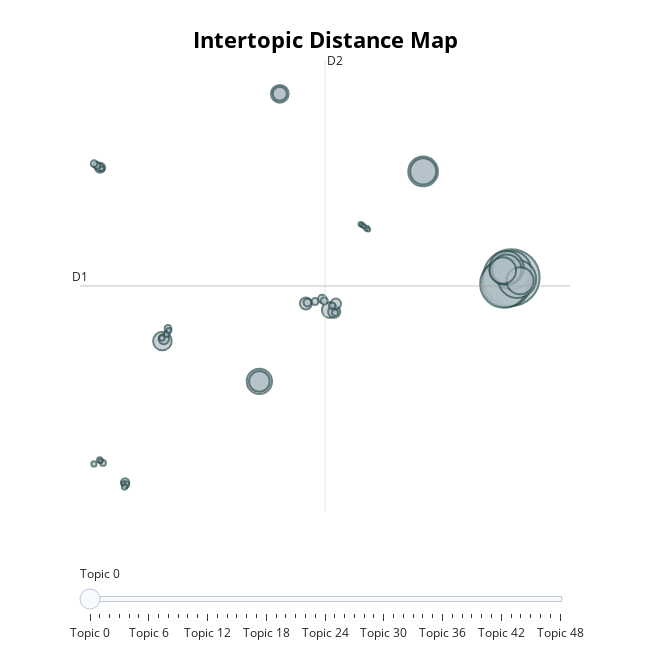

The cell this chart's notebook holds for it:
### Code cell
topic_model.visualize_topics()

### Figure 1 — Plotly figure (JSON) as saved in the notebook; plotly's stock layout.template omitted (floating-point values rounded to 4 significant figures; data arrays with more than 128 entries replaced by an {"elided": "..."} marker saying what was removed)
{"data": [{"customdata": {"elided": "49x3 mixed values"}, "hovertemplate": "<b>Topic %{customdata[0]}</b><br>%{customdata[1]}<br>Size: %{customdata[2]}", "legendgroup": "", "marker": {"color": "#B0BEC5", "size": [13666, 10266, 9822, 6251, 6152, 4976, 3777, 3679, 3143, 3016, 2904, 2726, 1813, 1483, 1336, 1039, 857, 636, 610, 467, 458, 436, 297, 289, 256, 254, 218, 207, 203, 195, 192, 177, 177, 174, 147, 144, 135, 134, 130, 117, 109, 103, 91, 86, 73, 69, 68, 66, 62], "sizemode": "area", "sizeref": 8.541, "symbol": "circle", "line": {"color": "DarkSlateGrey", "width": 2}}, "mode": "markers", "name": "", "orientation": "v", "showlegend": false, "x": [17.95, 17.68, 17.55, 17.98, 18.27, 17.69, 13.06, 17.69, 18.43, 17.47, 13.07, 3.998, 3.997, -1.372, 5.127, 7.89, 5.127, 8.139, 6.572, 8.229, -1.294, -4.82, -3.438, 7.474, -4.853, 6.655, 7.59, 7.08, -5.005, -5.149, -1.062, -3.385, 8.029, 8.188, -1.133, -4.659, -1.399, -3.465, -4.838, -5.16, -1.015, 9.93, -4.72, 9.611, 9.681, -4.792, -3.533, 10.02, 9.78], "xaxis": "x", "y": [3.38, 2.981, 2.875, 3.975, 3.262, 4.151, 12.02, 4.052, 3.118, 3.951, 12.02, -5.078, -5.078, -1.789, 18.34, 0.7289, 18.34, 0.5922, 1.269, 1.237, -1.633, 12.32, -13.3, 1.637, 12.35, 1.344, 1.464, 1.42, 12.51, 12.65, -0.7572, -13.47, 1.087, 0.5216, -1.227, -11.71, -1.539, -13.66, -11.48, -11.79, -0.9414, 7.387, 12.22, 7.729, 7.655, -11.57, -13.38, 7.289, 7.555], "yaxis": "y", "type": "scatter"}], "layout": {"xaxis": {"anchor": "y", "domain": [0.0, 1.0], "title": {"text": ""}, "visible": false, "range": [-5.934, 21.19]}, "yaxis": {"anchor": "x", "domain": [0.0, 1.0], "title": {"text": ""}, "visible": false, "range": [-15.71, 21.09]}, "legend": {"tracegroupgap": 0, "itemsizing": "constant"}, "margin": {"t": 60}, "title": {"font": {"size": 22, "color": "Black"}, "text": "<b>Intertopic Distance Map</b>", "y": 0.95, "x": 0.5, "xanchor": "center", "yanchor": "top"}, "hoverlabel": {"font": {"size": 16, "family": "Rockwell"}, "bgcolor": "white"}, "width": 650, "height": 650, "sliders": [{"active": 0, "pad": {"t": 50}, "steps": [{"args": [{"marker.color": [["red", "#B0BEC5", "#B0BEC5", "#B0BEC5", "#B0BEC5", "#B0BEC5", "#B0BEC5", "#B0BEC5", "#B0BEC5", "#B0BEC5", "#B0BEC5", "#B0BEC5", "#B0BEC5", "#B0BEC5", "#B0BEC5", "#B0BEC5", "#B0BEC5", "#B0BEC5", "#B0BEC5", "#B0BEC5", "#B0BEC5", "#B0BEC5", "#B0BEC5", "#B0BEC5", "#B0BEC5", "#B0BEC5", "#B0BEC5", "#B0BEC5", "#B0BEC5", "#B0BEC5", "#B0BEC5", "#B0BEC5", "#B0BEC5", "#B0BEC5", "#B0BEC5", "#B0BEC5", "#B0BEC5", "#B0BEC5", "#B0BEC5", "#B0BEC5", "#B0BEC5", "#B0BEC5", "#B0BEC5", "#B0BEC5", "#B0BEC5", "#B0BEC5", "#B0BEC5", "#B0BEC5", "#B0BEC5"]]}], "label": "Topic 0", "method": "update"}, {"args": [{"marker.color": [["#B0BEC5", "red", "#B0BEC5", "#B0BEC5", "#B0BEC5", "#B0BEC5", "#B0BEC5", "#B0BEC5", "#B0BEC5", "#B0BEC5", "#B0BEC5", "#B0BEC5", "#B0BEC5", "#B0BEC5", "#B0BEC5", "#B0BEC5", "#B0BEC5", "#B0BEC5", "#B0BEC5", "#B0BEC5", "#B0BEC5", "#B0BEC5", "#B0BEC5", "#B0BEC5", "#B0BEC5", "#B0BEC5", "#B0BEC5", "#B0BEC5", "#B0BEC5", "#B0BEC5", "#B0BEC5", "#B0BEC5", "#B0BEC5", "#B0BEC5", "#B0BEC5", "#B0BEC5", "#B0BEC5", "#B0BEC5", "#B0BEC5", "#B0BEC5", "#B0BEC5", "#B0BEC5", "#B0BEC5", "#B0BEC5", "#B0BEC5", "#B0BEC5", "#B0BEC5", "#B0BEC5", "#B0BEC5"]]}], "label": "Topic 1", "method": "update"}, {"args": [{"marker.color": [["#B0BEC5", "#B0BEC5", "red", "#B0BEC5", "#B0BEC5", "#B0BEC5", "#B0BEC5", "#B0BEC5", "#B0BEC5", "#B0BEC5", "#B0BEC5", "#B0BEC5", "#B0BEC5", "#B0BEC5", "#B0BEC5", "#B0BEC5", "#B0BEC5", "#B0BEC5", "#B0BEC5", "#B0BEC5", "#B0BEC5", "#B0BEC5", "#B0BEC5", "#B0BEC5", "#B0BEC5", "#B0BEC5", "#B0BEC5", "#B0BEC5", "#B0BEC5", "#B0BEC5", "#B0BEC5", "#B0BEC5", "#B0BEC5", "#B0BEC5", "#B0BEC5", "#B0BEC5", "#B0BEC5", "#B0BEC5", "#B0BEC5", "#B0BEC5", "#B0BEC5", "#B0BEC5", "#B0BEC5", "#B0BEC5", "#B0BEC5", "#B0BEC5", "#B0BEC5", "#B0BEC5", "#B0BEC5"]]}], "label": "Topic 2", "method": "update"}, {"args": [{"marker.color": [["#B0BEC5", "#B0BEC5", "#B0BEC5", "red", "#B0BEC5", "#B0BEC5", "#B0BEC5", "#B0BEC5", "#B0BEC5", "#B0BEC5", "#B0BEC5", "#B0BEC5", "#B0BEC5", "#B0BEC5", "#B0BEC5", "#B0BEC5", "#B0BEC5", "#B0BEC5", "#B0BEC5", "#B0BEC5", "#B0BEC5", "#B0BEC5", "#B0BEC5", "#B0BEC5", "#B0BEC5", "#B0BEC5", "#B0BEC5", "#B0BEC5", "#B0BEC5", "#B0BEC5", "#B0BEC5", "#B0BEC5", "#B0BEC5", "#B0BEC5", "#B0BEC5", "#B0BEC5", "#B0BEC5", "#B0BEC5", "#B0BEC5", "#B0BEC5", "#B0BEC5", "#B0BEC5", "#B0BEC5", "#B0BEC5", "#B0BEC5", "#B0BEC5", "#B0BEC5", "#B0BEC5", "#B0BEC5"]]}], "label": "Topic 3", "method": "update"}, {"args": [{"marker.color": [["#B0BEC5", "#B0BEC5", "#B0BEC5", "#B0BEC5", "red", "#B0BEC5", "#B0BEC5", "#B0BEC5", "#B0BEC5", "#B0BEC5", "#B0BEC5", "#B0BEC5", "#B0BEC5", "#B0BEC5", "#B0BEC5", "#B0BEC5", "#B0BEC5", "#B0BEC5", "#B0BEC5", "#B0BEC5", "#B0BEC5", "#B0BEC5", "#B0BEC5", "#B0BEC5", "#B0BEC5", "#B0BEC5", "#B0BEC5", "#B0BEC5", "#B0BEC5", "#B0BEC5", "#B0BEC5", "#B0BEC5", "#B0BEC5", "#B0BEC5", "#B0BEC5", "#B0BEC5", "#B0BEC5", "#B0BEC5", "#B0BEC5", "#B0BEC5", "#B0BEC5", "#B0BEC5", "#B0BEC5", "#B0BEC5", "#B0BEC5", "#B0BEC5", "#B0BEC5", "#B0BEC5", "#B0BEC5"]]}], "label": "Topic 4", "method": "update"}, {"args": [{"marker.color": [["#B0BEC5", "#B0BEC5", "#B0BEC5", "#B0BEC5", "#B0BEC5", "red", "#B0BEC5", "#B0BEC5", "#B0BEC5", "#B0BEC5", "#B0BEC5", "#B0BEC5", "#B0BEC5", "#B0BEC5", "#B0BEC5", "#B0BEC5", "#B0BEC5", "#B0BEC5", "#B0BEC5", "#B0BEC5", "#B0BEC5", "#B0BEC5", "#B0BEC5", "#B0BEC5", "#B0BEC5", "#B0BEC5", "#B0BEC5", "#B0BEC5", "#B0BEC5", "#B0BEC5", "#B0BEC5", "#B0BEC5", "#B0BEC5", "#B0BEC5", "#B0BEC5", "#B0BEC5", "#B0BEC5", "#B0BEC5", "#B0BEC5", "#B0BEC5", "#B0BEC5", "#B0BEC5", "#B0BEC5", "#B0BEC5", "#B0BEC5", "#B0BEC5", "#B0BEC5", "#B0BEC5", "#B0BEC5"]]}], "label": "Topic 5", "method": "update"}, {"args": [{"marker.color": [["#B0BEC5", "#B0BEC5", "#B0BEC5", "#B0BEC5", "#B0BEC5", "#B0BEC5", "red", "#B0BEC5", "#B0BEC5", "#B0BEC5", "#B0BEC5", "#B0BEC5", "#B0BEC5", "#B0BEC5", "#B0BEC5", "#B0BEC5", "#B0BEC5", "#B0BEC5", "#B0BEC5", "#B0BEC5", "#B0BEC5", "#B0BEC5", "#B0BEC5", "#B0BEC5", "#B0BEC5", "#B0BEC5", "#B0BEC5", "#B0BEC5", "#B0BEC5", "#B0BEC5", "#B0BEC5", "#B0BEC5", "#B0BEC5", "#B0BEC5", "#B0BEC5", "#B0BEC5", "#B0BEC5", "#B0BEC5", "#B0BEC5", "#B0BEC5", "#B0BEC5", "#B0BEC5", "#B0BEC5", "#B0BEC5", "#B0BEC5", "#B0BEC5", "#B0BEC5", "#B0BEC5", "#B0BEC5"]]}], "label": "Topic 6", "method": "update"}, {"args": [{"marker.color": [["#B0BEC5", "#B0BEC5", "#B0BEC5", "#B0BEC5", "#B0BEC5", "#B0BEC5", "#B0BEC5", "red", "#B0BEC5", "#B0BEC5", "#B0BEC5", "#B0BEC5", "#B0BEC5", "#B0BEC5", "#B0BEC5", "#B0BEC5", "#B0BEC5", "#B0BEC5", "#B0BEC5", "#B0BEC5", "#B0BEC5", "#B0BEC5", "#B0BEC5", "#B0BEC5", "#B0BEC5", "#B0BEC5", "#B0BEC5", "#B0BEC5", "#B0BEC5", "#B0BEC5", "#B0BEC5", "#B0BEC5", "#B0BEC5", "#B0BEC5", "#B0BEC5", "#B0BEC5", "#B0BEC5", "#B0BEC5", "#B0BEC5", "#B0BEC5", "#B0BEC5", "#B0BEC5", "#B0BEC5", "#B0BEC5", "#B0BEC5", "#B0BEC5", "#B0BEC5", "#B0BEC5", "#B0BEC5"]]}], "label": "Topic 7", "method": "update"}, {"args": [{"marker.color": [["#B0BEC5", "#B0BEC5", "#B0BEC5", "#B0BEC5", "#B0BEC5", "#B0BEC5", "#B0BEC5", "#B0BEC5", "red", "#B0BEC5", "#B0BEC5", "#B0BEC5", "#B0BEC5", "#B0BEC5", "#B0BEC5", "#B0BEC5", "#B0BEC5", "#B0BEC5", "#B0BEC5", "#B0BEC5", "#B0BEC5", "#B0BEC5", "#B0BEC5", "#B0BEC5", "#B0BEC5", "#B0BEC5", "#B0BEC5", "#B0BEC5", "#B0BEC5", "#B0BEC5", "#B0BEC5", "#B0BEC5", "#B0BEC5", "#B0BEC5", "#B0BEC5", "#B0BEC5", "#B0BEC5", "#B0BEC5", "#B0BEC5", "#B0BEC5", "#B0BEC5", "#B0BEC5", "#B0BEC5", "#B0BEC5", "#B0BEC5", "#B0BEC5", "#B0BEC5", "#B0BEC5", "#B0BEC5"]]}], "label": "Topic 8", "method": "update"}, {"args": [{"marker.color": [["#B0BEC5", "#B0BEC5", "#B0BEC5", "#B0BEC5", "#B0BEC5", "#B0BEC5", "#B0BEC5", "#B0BEC5", "#B0BEC5", "red", "#B0BEC5", "#B0BEC5", "#B0BEC5", "#B0BEC5", "#B0BEC5", "#B0BEC5", "#B0BEC5", "#B0BEC5", "#B0BEC5", "#B0BEC5", "#B0BEC5", "#B0BEC5", "#B0BEC5", "#B0BEC5", "#B0BEC5", "#B0BEC5", "#B0BEC5", "#B0BEC5", "#B0BEC5", "#B0BEC5", "#B0BEC5", "#B0BEC5", "#B0BEC5", "#B0BEC5", "#B0BEC5", "#B0BEC5", "#B0BEC5", "#B0BEC5", "#B0BEC5", "#B0BEC5", "#B0BEC5", "#B0BEC5", "#B0BEC5", "#B0BEC5", "#B0BEC5", "#B0BEC5", "#B0BEC5", "#B0BEC5", "#B0BEC5"]]}], "label": "Topic 9", "method": "update"}, {"args": [{"marker.color": [["#B0BEC5", "#B0BEC5", "#B0BEC5", "#B0BEC5", "#B0BEC5", "#B0BEC5", "#B0BEC5", "#B0BEC5", "#B0BEC5", "#B0BEC5", "red", "#B0BEC5", "#B0BEC5", "#B0BEC5", "#B0BEC5", "#B0BEC5", "#B0BEC5", "#B0BEC5", "#B0BEC5", "#B0BEC5", "#B0BEC5", "#B0BEC5", "#B0BEC5", "#B0BEC5", "#B0BEC5", "#B0BEC5", "#B0BEC5", "#B0BEC5", "#B0BEC5", "#B0BEC5", "#B0BEC5", "#B0BEC5", "#B0BEC5", "#B0BEC5", "#B0BEC5", "#B0BEC5", "#B0BEC5", "#B0BEC5", "#B0BEC5", "#B0BEC5", "#B0BEC5", "#B0BEC5", "#B0BEC5", "#B0BEC5", "#B0BEC5", "#B0BEC5", "#B0BEC5", "#B0BEC5", "#B0BEC5"]]}], "label": "Topic 10", "method": "update"}, {"args": [{"marker.color": [["#B0BEC5", "#B0BEC5", "#B0BEC5", "#B0BEC5", "#B0BEC5", "#B0BEC5", "#B0BEC5", "#B0BEC5", "#B0BEC5", "#B0BEC5", "#B0BEC5", "red", "#B0BEC5", "#B0BEC5", "#B0BEC5", "#B0BEC5", "#B0BEC5", "#B0BEC5", "#B0BEC5", "#B0BEC5", "#B0BEC5", "#B0BEC5", "#B0BEC5", "#B0BEC5", "#B0BEC5", "#B0BEC5", "#B0BEC5", "#B0BEC5", "#B0BEC5", "#B0BEC5", "#B0BEC5", "#B0BEC5", "#B0BEC5", "#B0BEC5", "#B0BEC5", "#B0BEC5", "#B0BEC5", "#B0BEC5", "#B0BEC5", "#B0BEC5", "#B0BEC5", "#B0BEC5", "#B0BEC5", "#B0BEC5", "#B0BEC5", "#B0BEC5", "#B0BEC5", "#B0BEC5", "#B0BEC5"]]}], "label": "Topic 11", "method": "update"}, {"args": [{"marker.color": [["#B0BEC5", "#B0BEC5", "#B0BEC5", "#B0BEC5", "#B0BEC5", "#B0BEC5", "#B0BEC5", "#B0BEC5", "#B0BEC5", "#B0BEC5", "#B0BEC5", "#B0BEC5", "red", "#B0BEC5", "#B0BEC5", "#B0BEC5", "#B0BEC5", "#B0BEC5", "#B0BEC5", "#B0BEC5", "#B0BEC5", "#B0BEC5", "#B0BEC5", "#B0BEC5", "#B0BEC5", "#B0BEC5", "#B0BEC5", "#B0BEC5", "#B0BEC5", "#B0BEC5", "#B0BEC5", "#B0BEC5", "#B0BEC5", "#B0BEC5", "#B0BEC5", "#B0BEC5", "#B0BEC5", "#B0BEC5", "#B0BEC5", "#B0BEC5", "#B0BEC5", "#B0BEC5", "#B0BEC5", "#B0BEC5", "#B0BEC5", "#B0BEC5", "#B0BEC5", "#B0BEC5", "#B0BEC5"]]}], "label": "Topic 12", "method": "update"}, {"args": [{"marker.color": [["#B0BEC5", "#B0BEC5", "#B0BEC5", "#B0BEC5", "#B0BEC5", "#B0BEC5", "#B0BEC5", "#B0BEC5", "#B0BEC5", "#B0BEC5", "#B0BEC5", "#B0BEC5", "#B0BEC5", "red", "#B0BEC5", "#B0BEC5", "#B0BEC5", "#B0BEC5", "#B0BEC5", "#B0BEC5", "#B0BEC5", "#B0BEC5", "#B0BEC5", "#B0BEC5", "#B0BEC5", "#B0BEC5", "#B0BEC5", "#B0BEC5", "#B0BEC5", "#B0BEC5", "#B0BEC5", "#B0BEC5", "#B0BEC5", "#B0BEC5", "#B0BEC5", "#B0BEC5", "#B0BEC5", "#B0BEC5", "#B0BEC5", "#B0BEC5", "#B0BEC5", "#B0BEC5", "#B0BEC5", "#B0BEC5", "#B0BEC5", "#B0BEC5", "#B0BEC5", "#B0BEC5", "#B0BEC5"]]}], "label": "Topic 13", "method": "update"}, {"args": [{"marker.color": [["#B0BEC5", "#B0BEC5", "#B0BEC5", "#B0BEC5", "#B0BEC5", "#B0BEC5", "#B0BEC5", "#B0BEC5", "#B0BEC5", "#B0BEC5", "#B0BEC5", "#B0BEC5", "#B0BEC5", "#B0BEC5", "red", "#B0BEC5", "#B0BEC5", "#B0BEC5", "#B0BEC5", "#B0BEC5", "#B0BEC5", "#B0BEC5", "#B0BEC5", "#B0BEC5", "#B0BEC5", "#B0BEC5", "#B0BEC5", "#B0BEC5", "#B0BEC5", "#B0BEC5", "#B0BEC5", "#B0BEC5", "#B0BEC5", "#B0BEC5", "#B0BEC5", "#B0BEC5", "#B0BEC5", "#B0BEC5", "#B0BEC5", "#B0BEC5", "#B0BEC5", "#B0BEC5", "#B0BEC5", "#B0BEC5", "#B0BEC5", "#B0BEC5", "#B0BEC5", "#B0BEC5", "#B0BEC5"]]}], "label": "Topic 14", "method": "update"}, {"args": [{"marker.color": [["#B0BEC5", "#B0BEC5", "#B0BEC5", "#B0BEC5", "#B0BEC5", "#B0BEC5", "#B0BEC5", "#B0BEC5", "#B0BEC5", "#B0BEC5", "#B0BEC5", "#B0BEC5", "#B0BEC5", "#B0BEC5", "#B0BEC5", "red", "#B0BEC5", "#B0BEC5", "#B0BEC5", "#B0BEC5", "#B0BEC5", "#B0BEC5", "#B0BEC5", "#B0BEC5", "#B0BEC5", "#B0BEC5", "#B0BEC5", "#B0BEC5", "#B0BEC5", "#B0BEC5", "#B0BEC5", "#B0BEC5", "#B0BEC5", "#B0BEC5", "#B0BEC5", "#B0BEC5", "#B0BEC5", "#B0BEC5", "#B0BEC5", "#B0BEC5", "#B0BEC5", "#B0BEC5", "#B0BEC5", "#B0BEC5", "#B0BEC5", "#B0BEC5", "#B0BEC5", "#B0BEC5", "#B0BEC5"]]}], "label": "Topic 15", "method": "update"}, {"args": [{"marker.color": [["#B0BEC5", "#B0BEC5", "#B0BEC5", "#B0BEC5", "#B0BEC5", "#B0BEC5", "#B0BEC5", "#B0BEC5", "#B0BEC5", "#B0BEC5", "#B0BEC5", "#B0BEC5", "#B0BEC5", "#B0BEC5", "#B0BEC5", "#B0BEC5", "red", "#B0BEC5", "#B0BEC5", "#B0BEC5", "#B0BEC5", "#B0BEC5", "#B0BEC5", "#B0BEC5", "#B0BEC5", "#B0BEC5", "#B0BEC5", "#B0BEC5", "#B0BEC5", "#B0BEC5", "#B0BEC5", "#B0BEC5", "#B0BEC5", "#B0BEC5", "#B0BEC5", "#B0BEC5", "#B0BEC5", "#B0BEC5", "#B0BEC5", "#B0BEC5", "#B0BEC5", "#B0BEC5", "#B0BEC5", "#B0BEC5", "#B0BEC5", "#B0BEC5", "#B0BEC5", "#B0BEC5", "#B0BEC5"]]}], "label": "Topic 16", "method": "update"}, {"args": [{"marker.color": [["#B0BEC5", "#B0BEC5", "#B0BEC5", "#B0BEC5", "#B0BEC5", "#B0BEC5", "#B0BEC5", "#B0BEC5", "#B0BEC5", "#B0BEC5", "#B0BEC5", "#B0BEC5", "#B0BEC5", "#B0BEC5", "#B0BEC5", "#B0BEC5", "#B0BEC5", "red", "#B0BEC5", "#B0BEC5", "#B0BEC5", "#B0BEC5", "#B0BEC5", "#B0BEC5", "#B0BEC5", "#B0BEC5", "#B0BEC5", "#B0BEC5", "#B0BEC5", "#B0BEC5", "#B0BEC5", "#B0BEC5", "#B0BEC5", "#B0BEC5", "#B0BEC5", "#B0BEC5", "#B0BEC5", "#B0BEC5", "#B0BEC5", "#B0BEC5", "#B0BEC5", "#B0BEC5", "#B0BEC5", "#B0BEC5", "#B0BEC5", "#B0BEC5", "#B0BEC5", "#B0BEC5", "#B0BEC5"]]}], "label": "Topic 17", "method": "update"}, {"args": [{"marker.color": [["#B0BEC5", "#B0BEC5", "#B0BEC5", "#B0BEC5", "#B0BEC5", "#B0BEC5", "#B0BEC5", "#B0BEC5", "#B0BEC5", "#B0BEC5", "#B0BEC5", "#B0BEC5", "#B0BEC5", "#B0BEC5", "#B0BEC5", "#B0BEC5", "#B0BEC5", "#B0BEC5", "red", "#B0BEC5", "#B0BEC5", "#B0BEC5", "#B0BEC5", "#B0BEC5", "#B0BEC5", "#B0BEC5", "#B0BEC5", "#B0BEC5", "#B0BEC5", "#B0BEC5", "#B0BEC5", "#B0BEC5", "#B0BEC5", "#B0BEC5", "#B0BEC5", "#B0BEC5", "#B0BEC5", "#B0BEC5", "#B0BEC5", "#B0BEC5", "#B0BEC5", "#B0BEC5", "#B0BEC5", "#B0BEC5", "#B0BEC5", "#B0BEC5", "#B0BEC5", "#B0BEC5", "#B0BEC5"]]}], "label": "Topic 18", "method": "update"}, {"args": [{"marker.color": [["#B0BEC5", "#B0BEC5", "#B0BEC5", "#B0BEC5", "#B0BEC5", "#B0BEC5", "#B0BEC5", "#B0BEC5", "#B0BEC5", "#B0BEC5", "#B0BEC5", "#B0BEC5", "#B0BEC5", "#B0BEC5", "#B0BEC5", "#B0BEC5", "#B0BEC5", "#B0BEC5", "#B0BEC5", "red", "#B0BEC5", "#B0BEC5", "#B0BEC5", "#B0BEC5", "#B0BEC5", "#B0BEC5", "#B0BEC5", "#B0BEC5", "#B0BEC5", "#B0BEC5", "#B0BEC5", "#B0BEC5", "#B0BEC5", "#B0BEC5", "#B0BEC5", "#B0BEC5", "#B0BEC5", "#B0BEC5", "#B0BEC5", "#B0BEC5", "#B0BEC5", "#B0BEC5", "#B0BEC5", "#B0BEC5", "#B0BEC5", "#B0BEC5", "#B0BEC5", "#B0BEC5", "#B0BEC5"]]}], "label": "Topic 19", "method": "update"}, {"args": [{"marker.color": [["#B0BEC5", "#B0BEC5", "#B0BEC5", "#B0BEC5", "#B0BEC5", "#B0BEC5", "#B0BEC5", "#B0BEC5", "#B0BEC5", "#B0BEC5", "#B0BEC5", "#B0BEC5", "#B0BEC5", "#B0BEC5", "#B0BEC5", "#B0BEC5", "#B0BEC5", "#B0BEC5", "#B0BEC5", "#B0BEC5", "red", "#B0BEC5", "#B0BEC5", "#B0BEC5", "#B0BEC5", "#B0BEC5", "#B0BEC5", "#B0BEC5", "#B0BEC5", "#B0BEC5", "#B0BEC5", "#B0BEC5", "#B0BEC5", "#B0BEC5", "#B0BEC5", "#B0BEC5", "#B0BEC5", "#B0BEC5", "#B0BEC5", "#B0BEC5", "#B0BEC5", "#B0BEC5", "#B0BEC5", "#B0BEC5", "#B0BEC5", "#B0BEC5", "#B0BEC5", "#B0BEC5", "#B0BEC5"]]}], "label": "Topic 20", "method": "update"}, {"args": [{"marker.color": [["#B0BEC5", "#B0BEC5", "#B0BEC5", "#B0BEC5", "#B0BEC5", "#B0BEC5", "#B0BEC5", "#B0BEC5", "#B0BEC5", "#B0BEC5", "#B0BEC5", "#B0BEC5", "#B0BEC5", "#B0BEC5", "#B0BEC5", "#B0BEC5", "#B0BEC5", "#B0BEC5", "#B0BEC5", "#B0BEC5", "#B0BEC5", "red", "#B0BEC5", "#B0BEC5", "#B0BEC5", "#B0BEC5", "#B0BEC5", "#B0BEC5", "#B0BEC5", "#B0BEC5", "#B0BEC5", "#B0BEC5", "#B0BEC5", "#B0BEC5", "#B0BEC5", "#B0BEC5", "#B0BEC5", "#B0BEC5", "#B0BEC5", "#B0BEC5", "#B0BEC5", "#B0BEC5", "#B0BEC5", "#B0BEC5", "#B0BEC5", "#B0BEC5", "#B0BEC5", "#B0BEC5", "#B0BEC5"]]}], "label": "Topic 21", "method": "update"}, {"args": [{"marker.color": [["#B0BEC5", "#B0BEC5", "#B0BEC5", "#B0BEC5", "#B0BEC5", "#B0BEC5", "#B0BEC5", "#B0BEC5", "#B0BEC5", "#B0BEC5", "#B0BEC5", "#B0BEC5", "#B0BEC5", "#B0BEC5", "#B0BEC5", "#B0BEC5", "#B0BEC5", "#B0BEC5", "#B0BEC5", "#B0BEC5", "#B0BEC5", "#B0BEC5", "red", "#B0BEC5", "#B0BEC5", "#B0BEC5", "#B0BEC5", "#B0BEC5", "#B0BEC5", "#B0BEC5", "#B0BEC5", "#B0BEC5", "#B0BEC5", "#B0BEC5", "#B0BEC5", "#B0BEC5", "#B0BEC5", "#B0BEC5", "#B0BEC5", "#B0BEC5", "#B0BEC5", "#B0BEC5", "#B0BEC5", "#B0BEC5", "#B0BEC5", "#B0BEC5", "#B0BEC5", "#B0BEC5", "#B0BEC5"]]}], "label": "Topic 22", "method": "update"}, {"args": [{"marker.color": [["#B0BEC5", "#B0BEC5", "#B0BEC5", "#B0BEC5", "#B0BEC5", "#B0BEC5", "#B0BEC5", "#B0BEC5", "#B0BEC5", "#B0BEC5", "#B0BEC5", "#B0BEC5", "#B0BEC5", "#B0BEC5", "#B0BEC5", "#B0BEC5", "#B0BEC5", "#B0BEC5", "#B0BEC5", "#B0BEC5", "#B0BEC5", "#B0BEC5", "#B0BEC5", "red", "#B0BEC5", "#B0BEC5", "#B0BEC5", "#B0BEC5", "#B0BEC5", "#B0BEC5", "#B0BEC5", "#B0BEC5", "#B0BEC5", "#B0BEC5", "#B0BEC5", "#B0BEC5", "#B0BEC5", "#B0BEC5", "#B0BEC5", "#B0BEC5", "#B0BEC5", "#B0BEC5", "#B0BEC5", "#B0BEC5", "#B0BEC5", "#B0BEC5", "#B0BEC5", "#B0BEC5", "#B0BEC5"]]}], "label": "Topic 23", "method": "update"}, {"args": [{"marker.color": [["#B0BEC5", "#B0BEC5", "#B0BEC5", "#B0BEC5", "#B0BEC5", "#B0BEC5", "#B0BEC5", "#B0BEC5", "#B0BEC5", "#B0BEC5", "#B0BEC5", "#B0BEC5", "#B0BEC5", "#B0BEC5", "#B0BEC5", "#B0BEC5", "#B0BEC5", "#B0BEC5", "#B0BEC5", "#B0BEC5", "#B0BEC5", "#B0BEC5", "#B0BEC5", "#B0BEC5", "red", "#B0BEC5", "#B0BEC5", "#B0BEC5", "#B0BEC5", "#B0BEC5", "#B0BEC5", "#B0BEC5", "#B0BEC5", "#B0BEC5", "#B0BEC5", "#B0BEC5", "#B0BEC5", "#B0BEC5", "#B0BEC5", "#B0BEC5", "#B0BEC5", "#B0BEC5", "#B0BEC5", "#B0BEC5", "#B0BEC5", "#B0BEC5", "#B0BEC5", "#B0BEC5", "#B0BEC5"]]}], "label": "Topic 24", "method": "update"}, {"args": [{"marker.color": [["#B0BEC5", "#B0BEC5", "#B0BEC5", "#B0BEC5", "#B0BEC5", "#B0BEC5", "#B0BEC5", "#B0BEC5", "#B0BEC5", "#B0BEC5", "#B0BEC5", "#B0BEC5", "#B0BEC5", "#B0BEC5", "#B0BEC5", "#B0BEC5", "#B0BEC5", "#B0BEC5", "#B0BEC5", "#B0BEC5", "#B0BEC5", "#B0BEC5", "#B0BEC5", "#B0BEC5", "#B0BEC5", "red", "#B0BEC5", "#B0BEC5", "#B0BEC5", "#B0BEC5", "#B0BEC5", "#B0BEC5", "#B0BEC5", "#B0BEC5", "#B0BEC5", "#B0BEC5", "#B0BEC5", "#B0BEC5", "#B0BEC5", "#B0BEC5", "#B0BEC5", "#B0BEC5", "#B0BEC5", "#B0BEC5", "#B0BEC5", "#B0BEC5", "#B0BEC5", "#B0BEC5", "#B0BEC5"]]}], "label": "Topic 25", "method": "update"}, {"args": [{"marker.color": [["#B0BEC5", "#B0BEC5", "#B0BEC5", "#B0BEC5", "#B0BEC5", "#B0BEC5", "#B0BEC5", "#B0BEC5", "#B0BEC5", "#B0BEC5", "#B0BEC5", "#B0BEC5", "#B0BEC5", "#B0BEC5", "#B0BEC5", "#B0BEC5", "#B0BEC5", "#B0BEC5", "#B0BEC5", "#B0BEC5", "#B0BEC5", "#B0BEC5", "#B0BEC5", "#B0BEC5", "#B0BEC5", "#B0BEC5", "red", "#B0BEC5", "#B0BEC5", "#B0BEC5", "#B0BEC5", "#B0BEC5", "#B0BEC5", "#B0BEC5", "#B0BEC5", "#B0BEC5", "#B0BEC5", "#B0BEC5", "#B0BEC5", "#B0BEC5", "#B0BEC5", "#B0BEC5", "#B0BEC5", "#B0BEC5", "#B0BEC5", "#B0BEC5", "#B0BEC5", "#B0BEC5", "#B0BEC5"]]}], "label": "Topic 26", "method": "update"}, {"args": [{"marker.color": [["#B0BEC5", "#B0BEC5", "#B0BEC5", "#B0BEC5", "#B0BEC5", "#B0BEC5", "#B0BEC5", "#B0BEC5", "#B0BEC5", "#B0BEC5", "#B0BEC5", "#B0BEC5", "#B0BEC5", "#B0BEC5", "#B0BEC5", "#B0BEC5", "#B0BEC5", "#B0BEC5", "#B0BEC5", "#B0BEC5", "#B0BEC5", "#B0BEC5", "#B0BEC5", "#B0BEC5", "#B0BEC5", "#B0BEC5", "#B0BEC5", "red", "#B0BEC5", "#B0BEC5", "#B0BEC5", "#B0BEC5", "#B0BEC5", "#B0BEC5", "#B0BEC5", "#B0BEC5", "#B0BEC5", "#B0BEC5", "#B0BEC5", "#B0BEC5", "#B0BEC5", "#B0BEC5", "#B0BEC5", "#B0BEC5", "#B0BEC5", "#B0BEC5", "#B0BEC5", "#B0BEC5", "#B0BEC5"]]}], "label": "Topic 27", "method": "update"}, {"args": [{"marker.color": [["#B0BEC5", "#B0BEC5", "#B0BEC5", "#B0BEC5", "#B0BEC5", "#B0BEC5", "#B0BEC5", "#B0BEC5", "#B0BEC5", "#B0BEC5", "#B0BEC5", "#B0BEC5", "#B0BEC5", "#B0BEC5", "#B0BEC5", "#B0BEC5", "#B0BEC5", "#B0BEC5", "#B0BEC5", "#B0BEC5", "#B0BEC5", "#B0BEC5", "#B0BEC5", "#B0BEC5", "#B0BEC5", "#B0BEC5", "#B0BEC5", "#B0BEC5", "red", "#B0BEC5", "#B0BEC5", "#B0BEC5", "#B0BEC5", "#B0BEC5", "#B0BEC5", "#B0BEC5", "#B0BEC5", "#B0BEC5", "#B0BEC5", "#B0BEC5", "#B0BEC5", "#B0BEC5", "#B0BEC5", "#B0BEC5", "#B0BEC5", "#B0BEC5", "#B0BEC5", "#B0BEC5", "#B0BEC5"]]}], "label": "Topic 28", "method": "update"}, {"args": [{"marker.color": [["#B0BEC5", "#B0BEC5", "#B0BEC5", "#B0BEC5", "#B0BEC5", "#B0BEC5", "#B0BEC5", "#B0BEC5", "#B0BEC5", "#B0BEC5", "#B0BEC5", "#B0BEC5", "#B0BEC5", "#B0BEC5", "#B0BEC5", "#B0BEC5", "#B0BEC5", "#B0BEC5", "#B0BEC5", "#B0BEC5", "#B0BEC5", "#B0BEC5", "#B0BEC5", "#B0BEC5", "#B0BEC5", "#B0BEC5", "#B0BEC5", "#B0BEC5", "#B0BEC5", "red", "#B0BEC5", "#B0BEC5", "#B0BEC5", "#B0BEC5", "#B0BEC5", "#B0BEC5", "#B0BEC5", "#B0BEC5", "#B0BEC5", "#B0BEC5", "#B0BEC5", "#B0BEC5", "#B0BEC5", "#B0BEC5", "#B0BEC5", "#B0BEC5", "#B0BEC5", "#B0BEC5", "#B0BEC5"]]}], "label": "Topic 29", "method": "update"}, {"args": [{"marker.color": [["#B0BEC5", "#B0BEC5", "#B0BEC5", "#B0BEC5", "#B0BEC5", "#B0BEC5", "#B0BEC5", "#B0BEC5", "#B0BEC5", "#B0BEC5", "#B0BEC5", "#B0BEC5", "#B0BEC5", "#B0BEC5", "#B0BEC5", "#B0BEC5", "#B0BEC5", "#B0BEC5", "#B0BEC5", "#B0BEC5", "#B0BEC5", "#B0BEC5", "#B0BEC5", "#B0BEC5", "#B0BEC5", "#B0BEC5", "#B0BEC5", "#B0BEC5", "#B0BEC5", "#B0BEC5", "red", "#B0BEC5", "#B0BEC5", "#B0BEC5", "#B0BEC5", "#B0BEC5", "#B0BEC5", "#B0BEC5", "#B0BEC5", "#B0BEC5", "#B0BEC5", "#B0BEC5", "#B0BEC5", "#B0BEC5", "#B0BEC5", "#B0BEC5", "#B0BEC5", "#B0BEC5", "#B0BEC5"]]}], "label": "Topic 30", "method": "update"}, {"args": [{"marker.color": [["#B0BEC5", "#B0BEC5", "#B0BEC5", "#B0BEC5", "#B0BEC5", "#B0BEC5", "#B0BEC5", "#B0BEC5", "#B0BEC5", "#B0BEC5", "#B0BEC5", "#B0BEC5", "#B0BEC5", "#B0BEC5", "#B0BEC5", "#B0BEC5", "#B0BEC5", "#B0BEC5", "#B0BEC5", "#B0BEC5", "#B0BEC5", "#B0BEC5", "#B0BEC5", "#B0BEC5", "#B0BEC5", "#B0BEC5", "#B0BEC5", "#B0BEC5", "#B0BEC5", "#B0BEC5", "#B0BEC5", "red", "#B0BEC5", "#B0BEC5", "#B0BEC5", "#B0BEC5", "#B0BEC5", "#B0BEC5", "#B0BEC5", "#B0BEC5", "#B0BEC5", "#B0BEC5", "#B0BEC5", "#B0BEC5", "#B0BEC5", "#B0BEC5", "#B0BEC5", "#B0BEC5", "#B0BEC5"]]}], "label": "Topic 31", "method": "update"}, {"args": [{"marker.color": [["#B0BEC5", "#B0BEC5", "#B0BEC5", "#B0BEC5", "#B0BEC5", "#B0BEC5", "#B0BEC5", "#B0BEC5", "#B0BEC5", "#B0BEC5", "#B0BEC5", "#B0BEC5", "#B0BEC5", "#B0BEC5", "#B0BEC5", "#B0BEC5", "#B0BEC5", "#B0BEC5", "#B0BEC5", "#B0BEC5", "#B0BEC5", "#B0BEC5", "#B0BEC5", "#B0BEC5", "#B0BEC5", "#B0BEC5", "#B0BEC5", "#B0BEC5", "#B0BEC5", "#B0BEC5", "#B0BEC5", "#B0BEC5", "red", "#B0BEC5", "#B0BEC5", "#B0BEC5", "#B0BEC5", "#B0BEC5", "#B0BEC5", "#B0BEC5", "#B0BEC5", "#B0BEC5", "#B0BEC5", "#B0BEC5", "#B0BEC5", "#B0BEC5", "#B0BEC5", "#B0BEC5", "#B0BEC5"]]}], "label": "Topic 32", "method": "update"}, {"args": [{"marker.color": [["#B0BEC5", "#B0BEC5", "#B0BEC5", "#B0BEC5", "#B0BEC5", "#B0BEC5", "#B0BEC5", "#B0BEC5", "#B0BEC5", "#B0BEC5", "#B0BEC5", "#B0BEC5", "#B0BEC5", "#B0BEC5", "#B0BEC5", "#B0BEC5", "#B0BEC5", "#B0BEC5", "#B0BEC5", "#B0BEC5", "#B0BEC5", "#B0BEC5", "#B0BEC5", "#B0BEC5", "#B0BEC5", "#B0BEC5", "#B0BEC5", "#B0BEC5", "#B0BEC5", "#B0BEC5", "#B0BEC5", "#B0BEC5", "#B0BEC5", "red", "#B0BEC5", "#B0BEC5", "#B0BEC5", "#B0BEC5", "#B0BEC5", "#B0BEC5", "#B0BEC5", "#B0BEC5", "#B0BEC5", "#B0BEC5", "#B0BEC5", "#B0BEC5", "#B0BEC5", "#B0BEC5", "#B0BEC5"]]}], "label": "Topic 33", "method": "update"}, {"args": [{"marker.color": [["#B0BEC5", "#B0BEC5", "#B0BEC5", "#B0BEC5", "#B0BEC5", "#B0BEC5", "#B0BEC5", "#B0BEC5", "#B0BEC5", "#B0BEC5", "#B0BEC5", "#B0BEC5", "#B0BEC5", "#B0BEC5", "#B0BEC5", "#B0BEC5", "#B0BEC5", "#B0BEC5", "#B0BEC5", "#B0BEC5", "#B0BEC5", "#B0BEC5", "#B0BEC5", "#B0BEC5", "#B0BEC5", "#B0BEC5", "#B0BEC5", "#B0BEC5", "#B0BEC5", "#B0BEC5", "#B0BEC5", "#B0BEC5", "#B0BEC5", "#B0BEC5", "red", "#B0BEC5", "#B0BEC5", "#B0BEC5", "#B0BEC5", "#B0BEC5", "#B0BEC5", "#B0BEC5", "#B0BEC5", "#B0BEC5", "#B0BEC5", "#B0BEC5", "#B0BEC5", "#B0BEC5", "#B0BEC5"]]}], "label": "Topic 34", "method": "update"}, {"args": [{"marker.color": [["#B0BEC5", "#B0BEC5", "#B0BEC5", "#B0BEC5", "#B0BEC5", "#B0BEC5", "#B0BEC5", "#B0BEC5", "#B0BEC5", "#B0BEC5", "#B0BEC5", "#B0BEC5", "#B0BEC5", "#B0BEC5", "#B0BEC5", "#B0BEC5", "#B0BEC5", "#B0BEC5", "#B0BEC5", "#B0BEC5", "#B0BEC5", "#B0BEC5", "#B0BEC5", "#B0BEC5", "#B0BEC5", "#B0BEC5", "#B0BEC5", "#B0BEC5", "#B0BEC5", "#B0BEC5", "#B0BEC5", "#B0BEC5", "#B0BEC5", "#B0BEC5", "#B0BEC5", "red", "#B0BEC5", "#B0BEC5", "#B0BEC5", "#B0BEC5", "#B0BEC5", "#B0BEC5", "#B0BEC5", "#B0BEC5", "#B0BEC5", "#B0BEC5", "#B0BEC5", "#B0BEC5", "#B0BEC5"]]}], "label": "Topic 35", "method": "update"}, {"args": [{"marker.color": [["#B0BEC5", "#B0BEC5", "#B0BEC5", "#B0BEC5", "#B0BEC5", "#B0BEC5", "#B0BEC5", "#B0BEC5", "#B0BEC5", "#B0BEC5", "#B0BEC5", "#B0BEC5", "#B0BEC5", "#B0BEC5", "#B0BEC5", "#B0BEC5", "#B0BEC5", "#B0BEC5", "#B0BEC5", "#B0BEC5", "#B0BEC5", "#B0BEC5", "#B0BEC5", "#B0BEC5", "#B0BEC5", "#B0BEC5", "#B0BEC5", "#B0BEC5", "#B0BEC5", "#B0BEC5", "#B0BEC5", "#B0BEC5", "#B0BEC5", "#B0BEC5", "#B0BEC5", "#B0BEC5", "red", "#B0BEC5", "#B0BEC5", "#B0BEC5", "#B0BEC5", "#B0BEC5", "#B0BEC5", "#B0BEC5", "#B0BEC5", "#B0BEC5", "#B0BEC5", "#B0BEC5", "#B0BEC5"]]}], "label": "Topic 36", "method": "update"}, {"args": [{"marker.color": [["#B0BEC5", "#B0BEC5", "#B0BEC5", "#B0BEC5", "#B0BEC5", "#B0BEC5", "#B0BEC5", "#B0BEC5", "#B0BEC5", "#B0BEC5", "#B0BEC5", "#B0BEC5", "#B0BEC5", "#B0BEC5", "#B0BEC5", "#B0BEC5", "#B0BEC5", "#B0BEC5", "#B0BEC5", "#B0BEC5", "#B0BEC5", "#B0BEC5", "#B0BEC5", "#B0BEC5", "#B0BEC5", "#B0BEC5", "#B0BEC5", "#B0BEC5", "#B0BEC5", "#B0BEC5", "#B0BEC5", "#B0BEC5", "#B0BEC5", "#B0BEC5", "#B0BEC5", "#B0BEC5", "#B0BEC5", "red", "#B0BEC5", "#B0BEC5", "#B0BEC5", "#B0BEC5", "#B0BEC5", "#B0BEC5", "#B0BEC5", "#B0BEC5", "#B0BEC5", "#B0BEC5", "#B0BEC5"]]}], "label": "Topic 37", "method": "update"}, {"args": [{"marker.color": [["#B0BEC5", "#B0BEC5", "#B0BEC5", "#B0BEC5", "#B0BEC5", "#B0BEC5", "#B0BEC5", "#B0BEC5", "#B0BEC5", "#B0BEC5", "#B0BEC5", "#B0BEC5", "#B0BEC5", "#B0BEC5", "#B0BEC5", "#B0BEC5", "#B0BEC5", "#B0BEC5", "#B0BEC5", "#B0BEC5", "#B0BEC5", "#B0BEC5", "#B0BEC5", "#B0BEC5", "#B0BEC5", "#B0BEC5", "#B0BEC5", "#B0BEC5", "#B0BEC5", "#B0BEC5", "#B0BEC5", "#B0BEC5", "#B0BEC5", "#B0BEC5", "#B0BEC5", "#B0BEC5", "#B0BEC5", "#B0BEC5", "red", "#B0BEC5", "#B0BEC5", "#B0BEC5", "#B0BEC5", "#B0BEC5", "#B0BEC5", "#B0BEC5", "#B0BEC5", "#B0BEC5", "#B0BEC5"]]}], "label": "Topic 38", "method": "update"}, {"args": [{"marker.color": [["#B0BEC5", "#B0BEC5", "#B0BEC5", "#B0BEC5", "#B0BEC5", "#B0BEC5", "#B0BEC5", "#B0BEC5", "#B0BEC5", "#B0BEC5", "#B0BEC5", "#B0BEC5", "#B0BEC5", "#B0BEC5", "#B0BEC5", "#B0BEC5", "#B0BEC5", "#B0BEC5", "#B0BEC5", "#B0BEC5", "#B0BEC5", "#B0BEC5", "#B0BEC5", "#B0BEC5", "#B0BEC5", "#B0BEC5", "#B0BEC5", "#B0BEC5", "#B0BEC5", "#B0BEC5", "#B0BEC5", "#B0BEC5", "#B0BEC5", "#B0BEC5", "#B0BEC5", "#B0BEC5", "#B0BEC5", "#B0BEC5", "#B0BEC5", "red", "#B0BEC5", "#B0BEC5", "#B0BEC5", "#B0BEC5", "#B0BEC5", "#B0BEC5", "#B0BEC5", "#B0BEC5", "#B0BEC5"]]}], "label": "Topic 39", "method": "update"}, {"args": [{"marker.color": [["#B0BEC5", "#B0BEC5", "#B0BEC5", "#B0BEC5", "#B0BEC5", "#B0BEC5", "#B0BEC5", "#B0BEC5", "#B0BEC5", "#B0BEC5", "#B0BEC5", "#B0BEC5", "#B0BEC5", "#B0BEC5", "#B0BEC5", "#B0BEC5", "#B0BEC5", "#B0BEC5", "#B0BEC5", "#B0BEC5", "#B0BEC5", "#B0BEC5", "#B0BEC5", "#B0BEC5", "#B0BEC5", "#B0BEC5", "#B0BEC5", "#B0BEC5", "#B0BEC5", "#B0BEC5", "#B0BEC5", "#B0BEC5", "#B0BEC5", "#B0BEC5", "#B0BEC5", "#B0BEC5", "#B0BEC5", "#B0BEC5", "#B0BEC5", "#B0BEC5", "red", "#B0BEC5", "#B0BEC5", "#B0BEC5", "#B0BEC5", "#B0BEC5", "#B0BEC5", "#B0BEC5", "#B0BEC5"]]}], "label": "Topic 40", "method": "update"}, {"args": [{"marker.color": [["#B0BEC5", "#B0BEC5", "#B0BEC5", "#B0BEC5", "#B0BEC5", "#B0BEC5", "#B0BEC5", "#B0BEC5", "#B0BEC5", "#B0BEC5", "#B0BEC5", "#B0BEC5", "#B0BEC5", "#B0BEC5", "#B0BEC5", "#B0BEC5", "#B0BEC5", "#B0BEC5", "#B0BEC5", "#B0BEC5", "#B0BEC5", "#B0BEC5", "#B0BEC5", "#B0BEC5", "#B0BEC5", "#B0BEC5", "#B0BEC5", "#B0BEC5", "#B0BEC5", "#B0BEC5", "#B0BEC5", "#B0BEC5", "#B0BEC5", "#B0BEC5", "#B0BEC5", "#B0BEC5", "#B0BEC5", "#B0BEC5", "#B0BEC5", "#B0BEC5", "#B0BEC5", "red", "#B0BEC5", "#B0BEC5", "#B0BEC5", "#B0BEC5", "#B0BEC5", "#B0BEC5", "#B0BEC5"]]}], "label": "Topic 41", "method": "update"}, {"args": [{"marker.color": [["#B0BEC5", "#B0BEC5", "#B0BEC5", "#B0BEC5", "#B0BEC5", "#B0BEC5", "#B0BEC5", "#B0BEC5", "#B0BEC5", "#B0BEC5", "#B0BEC5", "#B0BEC5", "#B0BEC5", "#B0BEC5", "#B0BEC5", "#B0BEC5", "#B0BEC5", "#B0BEC5", "#B0BEC5", "#B0BEC5", "#B0BEC5", "#B0BEC5", "#B0BEC5", "#B0BEC5", "#B0BEC5", "#B0BEC5", "#B0BEC5", "#B0BEC5", "#B0BEC5", "#B0BEC5", "#B0BEC5", "#B0BEC5", "#B0BEC5", "#B0BEC5", "#B0BEC5", "#B0BEC5", "#B0BEC5", "#B0BEC5", "#B0BEC5", "#B0BEC5", "#B0BEC5", "#B0BEC5", "red", "#B0BEC5", "#B0BEC5", "#B0BEC5", "#B0BEC5", "#B0BEC5", "#B0BEC5"]]}], "label": "Topic 42", "method": "update"}, {"args": [{"marker.color": [["#B0BEC5", "#B0BEC5", "#B0BEC5", "#B0BEC5", "#B0BEC5", "#B0BEC5", "#B0BEC5", "#B0BEC5", "#B0BEC5", "#B0BEC5", "#B0BEC5", "#B0BEC5", "#B0BEC5", "#B0BEC5", "#B0BEC5", "#B0BEC5", "#B0BEC5", "#B0BEC5", "#B0BEC5", "#B0BEC5", "#B0BEC5", "#B0BEC5", "#B0BEC5", "#B0BEC5", "#B0BEC5", "#B0BEC5", "#B0BEC5", "#B0BEC5", "#B0BEC5", "#B0BEC5", "#B0BEC5", "#B0BEC5", "#B0BEC5", "#B0BEC5", "#B0BEC5", "#B0BEC5", "#B0BEC5", "#B0BEC5", "#B0BEC5", "#B0BEC5", "#B0BEC5", "#B0BEC5", "#B0BEC5", "red", "#B0BEC5", "#B0BEC5", "#B0BEC5", "#B0BEC5", "#B0BEC5"]]}], "label": "Topic 43", "method": "update"}, {"args": [{"marker.color": [["#B0BEC5", "#B0BEC5", "#B0BEC5", "#B0BEC5", "#B0BEC5", "#B0BEC5", "#B0BEC5", "#B0BEC5", "#B0BEC5", "#B0BEC5", "#B0BEC5", "#B0BEC5", "#B0BEC5", "#B0BEC5", "#B0BEC5", "#B0BEC5", "#B0BEC5", "#B0BEC5", "#B0BEC5", "#B0BEC5", "#B0BEC5", "#B0BEC5", "#B0BEC5", "#B0BEC5", "#B0BEC5", "#B0BEC5", "#B0BEC5", "#B0BEC5", "#B0BEC5", "#B0BEC5", "#B0BEC5", "#B0BEC5", "#B0BEC5", "#B0BEC5", "#B0BEC5", "#B0BEC5", "#B0BEC5", "#B0BEC5", "#B0BEC5", "#B0BEC5", "#B0BEC5", "#B0BEC5", "#B0BEC5", "#B0BEC5", "red", "#B0BEC5", "#B0BEC5", "#B0BEC5", "#B0BEC5"]]}], "label": "Topic 44", "method": "update"}, {"args": [{"marker.color": [["#B0BEC5", "#B0BEC5", "#B0BEC5", "#B0BEC5", "#B0BEC5", "#B0BEC5", "#B0BEC5", "#B0BEC5", "#B0BEC5", "#B0BEC5", "#B0BEC5", "#B0BEC5", "#B0BEC5", "#B0BEC5", "#B0BEC5", "#B0BEC5", "#B0BEC5", "#B0BEC5", "#B0BEC5", "#B0BEC5", "#B0BEC5", "#B0BEC5", "#B0BEC5", "#B0BEC5", "#B0BEC5", "#B0BEC5", "#B0BEC5", "#B0BEC5", "#B0BEC5", "#B0BEC5", "#B0BEC5", "#B0BEC5", "#B0BEC5", "#B0BEC5", "#B0BEC5", "#B0BEC5", "#B0BEC5", "#B0BEC5", "#B0BEC5", "#B0BEC5", "#B0BEC5", "#B0BEC5", "#B0BEC5", "#B0BEC5", "#B0BEC5", "red", "#B0BEC5", "#B0BEC5", "#B0BEC5"]]}], "label": "Topic 45", "method": "update"}, {"args": [{"marker.color": [["#B0BEC5", "#B0BEC5", "#B0BEC5", "#B0BEC5", "#B0BEC5", "#B0BEC5", "#B0BEC5", "#B0BEC5", "#B0BEC5", "#B0BEC5", "#B0BEC5", "#B0BEC5", "#B0BEC5", "#B0BEC5", "#B0BEC5", "#B0BEC5", "#B0BEC5", "#B0BEC5", "#B0BEC5", "#B0BEC5", "#B0BEC5", "#B0BEC5", "#B0BEC5", "#B0BEC5", "#B0BEC5", "#B0BEC5", "#B0BEC5", "#B0BEC5", "#B0BEC5", "#B0BEC5", "#B0BEC5", "#B0BEC5", "#B0BEC5", "#B0BEC5", "#B0BEC5", "#B0BEC5", "#B0BEC5", "#B0BEC5", "#B0BEC5", "#B0BEC5", "#B0BEC5", "#B0BEC5", "#B0BEC5", "#B0BEC5", "#B0BEC5", "#B0BEC5", "red", "#B0BEC5", "#B0BEC5"]]}], "label": "Topic 46", "method": "update"}, {"args": [{"marker.color": [["#B0BEC5", "#B0BEC5", "#B0BEC5", "#B0BEC5", "#B0BEC5", "#B0BEC5", "#B0BEC5", "#B0BEC5", "#B0BEC5", "#B0BEC5", "#B0BEC5", "#B0BEC5", "#B0BEC5", "#B0BEC5", "#B0BEC5", "#B0BEC5", "#B0BEC5", "#B0BEC5", "#B0BEC5", "#B0BEC5", "#B0BEC5", "#B0BEC5", "#B0BEC5", "#B0BEC5", "#B0BEC5", "#B0BEC5", "#B0BEC5", "#B0BEC5", "#B0BEC5", "#B0BEC5", "#B0BEC5", "#B0BEC5", "#B0BEC5", "#B0BEC5", "#B0BEC5", "#B0BEC5", "#B0BEC5", "#B0BEC5", "#B0BEC5", "#B0BEC5", "#B0BEC5", "#B0BEC5", "#B0BEC5", "#B0BEC5", "#B0BEC5", "#B0BEC5", "#B0BEC5", "red", "#B0BEC5"]]}], "label": "Topic 47", "method": "update"}, {"args": [{"marker.color": [["#B0BEC5", "#B0BEC5", "#B0BEC5", "#B0BEC5", "#B0BEC5", "#B0BEC5", "#B0BEC5", "#B0BEC5", "#B0BEC5", "#B0BEC5", "#B0BEC5", "#B0BEC5", "#B0BEC5", "#B0BEC5", "#B0BEC5", "#B0BEC5", "#B0BEC5", "#B0BEC5", "#B0BEC5", "#B0BEC5", "#B0BEC5", "#B0BEC5", "#B0BEC5", "#B0BEC5", "#B0BEC5", "#B0BEC5", "#B0BEC5", "#B0BEC5", "#B0BEC5", "#B0BEC5", "#B0BEC5", "#B0BEC5", "#B0BEC5", "#B0BEC5", "#B0BEC5", "#B0BEC5", "#B0BEC5", "#B0BEC5", "#B0BEC5", "#B0BEC5", "#B0BEC5", "#B0BEC5", "#B0BEC5", "#B0BEC5", "#B0BEC5", "#B0BEC5", "#B0BEC5", "#B0BEC5", "red"]]}], "label": "Topic 48", "method": "update"}]}], "shapes": [{"line": {"color": "#CFD8DC", "width": 2}, "type": "line", "x0": 7.63, "x1": 7.63, "y0": -15.71, "y1": 21.09}, {"line": {"color": "#9E9E9E", "width": 2}, "type": "line", "x0": -5.934, "x1": 21.19, "y0": 2.69, "y1": 2.69}], "annotations": [{"showarrow": false, "text": "D1", "x": -5.934, "y": 2.69, "yshift": 10}, {"showarrow": false, "text": "D2", "x": 7.63, "xshift": 10, "y": 21.09}]}}
